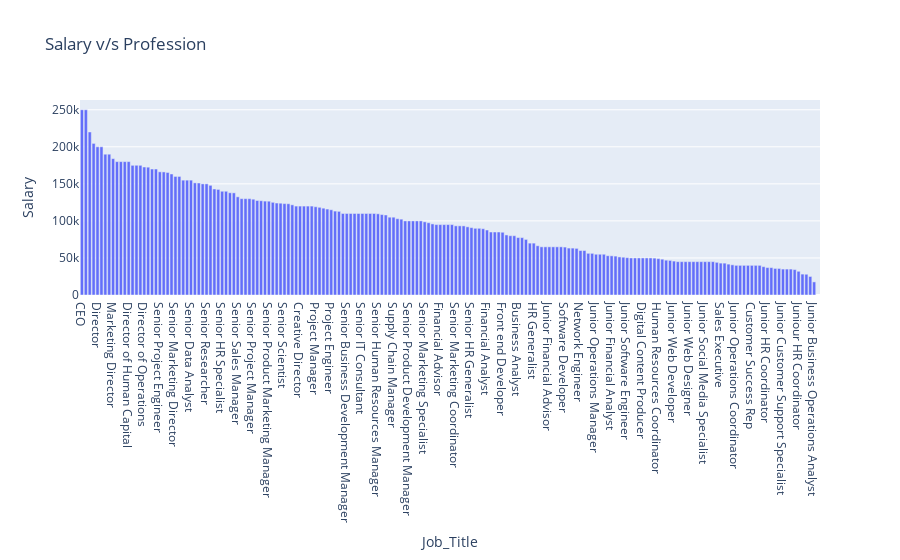

Notebook source saved alongside this figure:
### Code cell
# Simple Bar chart 
fig=px.bar(
    Job,
    x="Job_Title",
    y="Salary",
    title="Salary v/s Profession"
)
fig.show()

### Figure 1 — Plotly figure (JSON) as saved in the notebook; plotly's stock layout.template omitted (floating-point values rounded to 4 significant figures; data arrays with more than 128 entries replaced by an {"elided": "..."} marker saying what was removed)
{"data": [{"alignmentgroup": "True", "hovertemplate": "Job_Title=%{x}<br>Salary=%{y}<extra></extra>", "legendgroup": "", "marker": {"color": "#636efa", "pattern": {"shape": ""}}, "name": "", "offsetgroup": "", "orientation": "v", "showlegend": false, "textposition": "auto", "type": "bar", "x": {"elided": "190 str values"}, "xaxis": "x", "y": {"elided": "190 float values"}, "yaxis": "y"}], "layout": {"barmode": "relative", "legend": {"tracegroupgap": 0}, "title": {"text": "Salary v/s Profession"}, "xaxis": {"anchor": "y", "domain": [0, 1], "title": {"text": "Job_Title"}}, "yaxis": {"anchor": "x", "domain": [0, 1], "title": {"text": "Salary"}}}}
